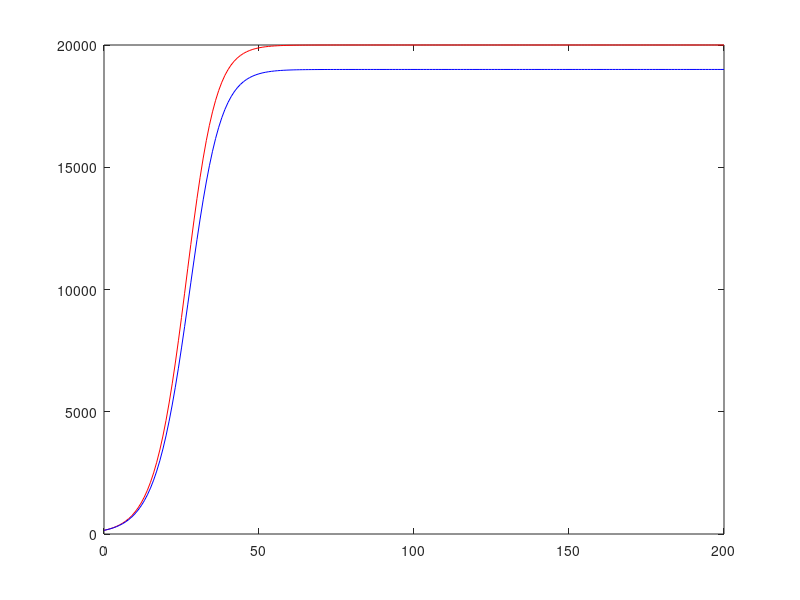

Write the MATLAB code that produced this figure.
# Practical 7
#31/1/2024
# Practical Problems – Logistic Growth Model

clear all; close all; clc;

# Question 1 ====================================================================

# maximum possible population
capacity = 1000;
per_m2 =  20;
K = 1000 *20;

# b)
P0 = 150;
r = 0.2

% Initialize arrays outside the loop
P = zeros(1, 100);
t = zeros(1, 100);

# answer is 76
for i = 1:200
  P(1) = P0;
  t(1) = 0;
  P(i+1) = P(i) + r*P(i)*(1-(P(i)/K));
  t(i+1) = i;
end

plot(t,P,'r-');
hold on;

#c)

d = 0.01 # death rate

for i = 1:200
  P1(1) = P0;
  t(1) = 0;
  P1(i+1) = P1(i) + r*P1(i)*(1-(P1(i)/K)) - d * P1(i)
  t(i+1) = i;
end

plot(t,P1,'b-');

# take the answer as 79 months even if the highest carrying capacity isnt reached

